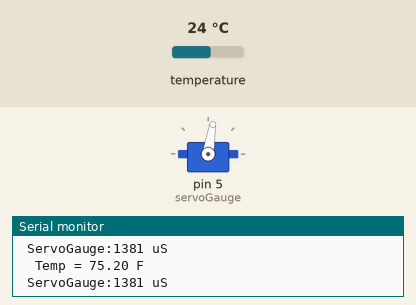
The sketch below on a simulated Arduino Uno, built with avr-gcc and run on an emulated ATmega328P. On the bench: servo, the last lines printed to the serial monitor. The inputs (shaded band) are chosen by the test bench; at power-on: temperature 24 °C.

Above: at 2.8 s.
2.9 s: temperature set to 12 °C
At 3.4 s:
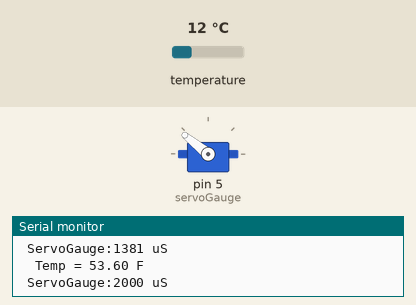
4.5 s: temperature set to 28 °C
At 5.6 s:
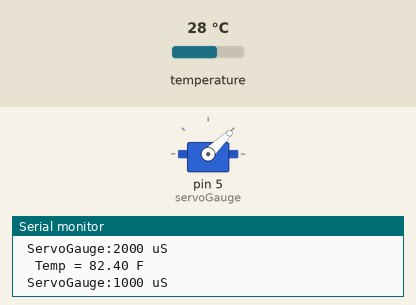
6.5 s: temperature set to 19 °C
At 7.9 s:
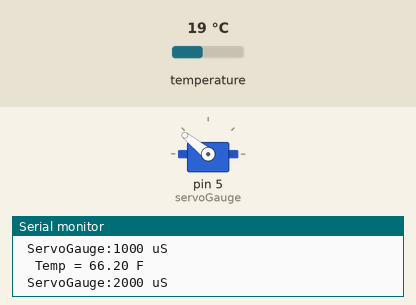
8.5 s: temperature set to 33 °C
At 10.1 s:
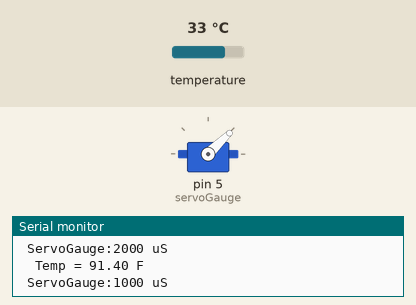
Timing chart, 0 to 11.5 s (numbered marks = the images above; inputs shaded):
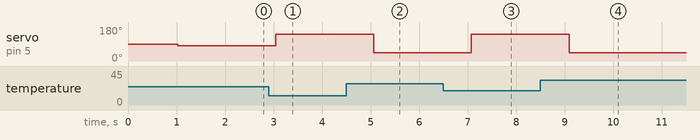

Measured:
- after the input at 2.9 s, servo on pin 5 (servoGauge): 81° → 141° after 0.14 s
- after the input at 4.5 s, servo on pin 5 (servoGauge): 141° → 44° after 0.56 s
- after the input at 6.5 s, servo on pin 5 (servoGauge): 44° → 141° after 0.58 s
- after the input at 8.5 s, servo on pin 5 (servoGauge): 141° → 44° after 0.60 s

The sketch:

firmware.ino
```cpp
//uCHobby code described here:http://www.uchobby.com/index.php/2015/02/07/room-temp-on-custom-gauge/

#include <Servo.h>
#include <OneWire.h>

//Globals used in this program.  Globals are generally a bad idea. I will fix this up later though. :)
Servo servoGauge;  // create servo object to drive the Gauge
const int SERVO_MAXUS=2000;
const int SERVO_MINUS=1000;

boolean deviceFound=false;  //A flag to show we do have a DS12B20 to read from

byte deviceAddress[8];  //Device address
byte deviceData[12]; //Data we read from the device.

const int DS12B20_ID = 0x28;  //ID code for the DS12B20, we check this...

OneWire  device(2);  // OneWire lib used for comunications on digital 2 (a 4.7K pull up resistor is necessary)

boolean DS18B20Find(byte addr[8]);
void DS18B20StartConversion();
void DS18B20ReadData();
float DS18B20GetTemperature();


void setup(void) {
  Serial.begin(115200);  //Serial data baudrate for debug information
  servoGauge.attach(5);  // attaches the servo on pin 5 to the servo object
  deviceFound=DS18B20Find(deviceData);  //Search for our temp sensor
}

void loop(void) {
  float celsius, fahrenheit;

  if(deviceFound) {  //Do we have a device to work with?
    DS18B20StartConversion();  //Start a temperature conversion

    delay(1000);     // maybe 750ms is enough, maybe not

    celsius=DS18B20GetTemperature();  //Grab the temperature, it's in SI units.

    fahrenheit = celsius * 1.8 + 32.0;  //converter it to F cause we like that in the US.
    Serial.print("  Temp = ");  //Print out the result on Debug
    Serial.print(fahrenheit);
    Serial.println(" F");

    int gaugeMicroseconds=map(fahrenheit*100,6900,7900,SERVO_MAXUS,SERVO_MINUS); //Map function to do the scale conversions
    gaugeMicroseconds=constrain(gaugeMicroseconds,1000,2000); //Limit the microseconds to what a servo can handle.
    servoGauge.writeMicroseconds(gaugeMicroseconds); //Write out the value to move the gauge.

    Serial.print(" ServoGauge:");    //Print the gauge setting for debug.
    Serial.print(gaugeMicroseconds);
    Serial.println(" uS");
  }
}

//Find a device on the one wire bus. Return true if found. Pass the address array so it can be filled in.
boolean DS18B20Find(byte addr[8]){
  boolean result=false;

  //Check the bus for a device
  if (device.search(deviceAddress)) {  //Did we find a device?
    //Check the CRC in case we have data problems.
    if (OneWire::crc8(deviceAddress, 7) == deviceAddress[7]) {
      //Check the device ID byte
      if (deviceAddress[0]==DS12B20_ID) {
        result=true; //We have what we are looking for.
      }
      else { //device not a DS12B20
        Serial.println("Device is not a DS18B20");
      }
    }
    else { //CRC Fails
      Serial.println("CRC is not valid!");
    }
  }

  //Did we find a device?
  if(!result) { //device was not found found or had an error
    device.reset_search();      //reset for another try.
  }

  return(result);
}

//Trigger the temperature conversion on the device.
void DS18B20StartConversion(){
    device.reset();               //Do a bus reset to get devices ready for addressing
    device.select(deviceAddress);          //Address our device
    device.write(0x44, 1);        //Start conversion, with parasite power on at the end
}

//Read the scratchpad memory from the device.
void DS18B20ReadData(){
    device.reset();               //Do a bus reset to get devices ready for addressing
    device.select(deviceAddress); //Address our device
    device.write(0xBE);           // Read Scratchpad

    for (int i = 0; i < 9; i++) {    // we need 9 bytes
      deviceData[i] = device.read(); //Store each read byte into our data array
    }
}

float DS18B20GetTemperature() {  //return temperature in C
  float result;

  DS18B20ReadData();

  // Convert the data to actual temperature
  int raw = (deviceData[1] << 8) | deviceData[0];
  byte cfg = (deviceData[4] & 0x60);
  // at lower res, the low bits are undefined, so let's zero them
  if (cfg == 0x00) raw = raw & ~7;  // 9 bit resolution, 93.75 ms
  else if (cfg == 0x20) raw = raw & ~3; // 10 bit res, 187.5 ms
  else if (cfg == 0x40) raw = raw & ~1; // 11 bit res, 375 ms
  //// default is 12 bit resolution, 750 ms conversion time
  result = (float)raw / 16.0;

  return(result);
}
```
